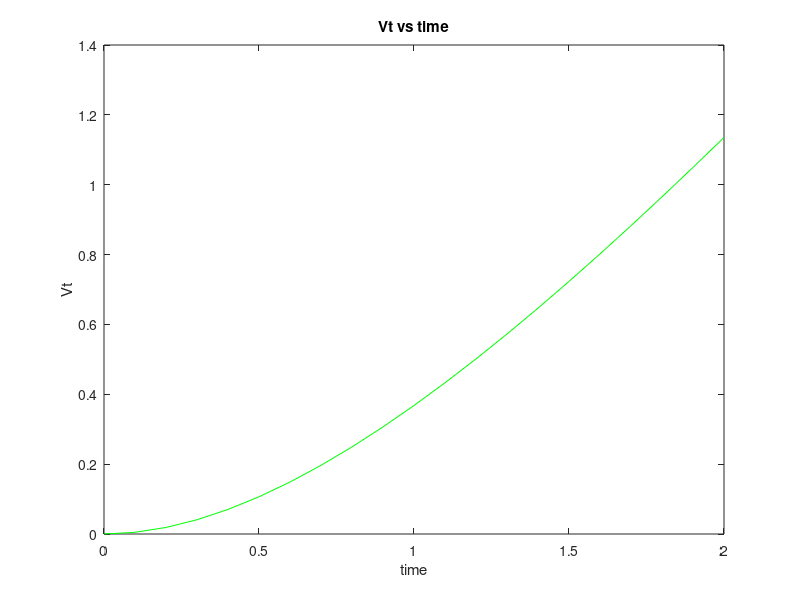

Source code (MATLAB):
A=1;tau=1;
time=0:0.1:2;
Vt=A*(exp(-time/tau)-1+time/tau);
plot(time,Vt,'g'),xlabel('time'),ylabel('Vt'),title('Vt vs time')